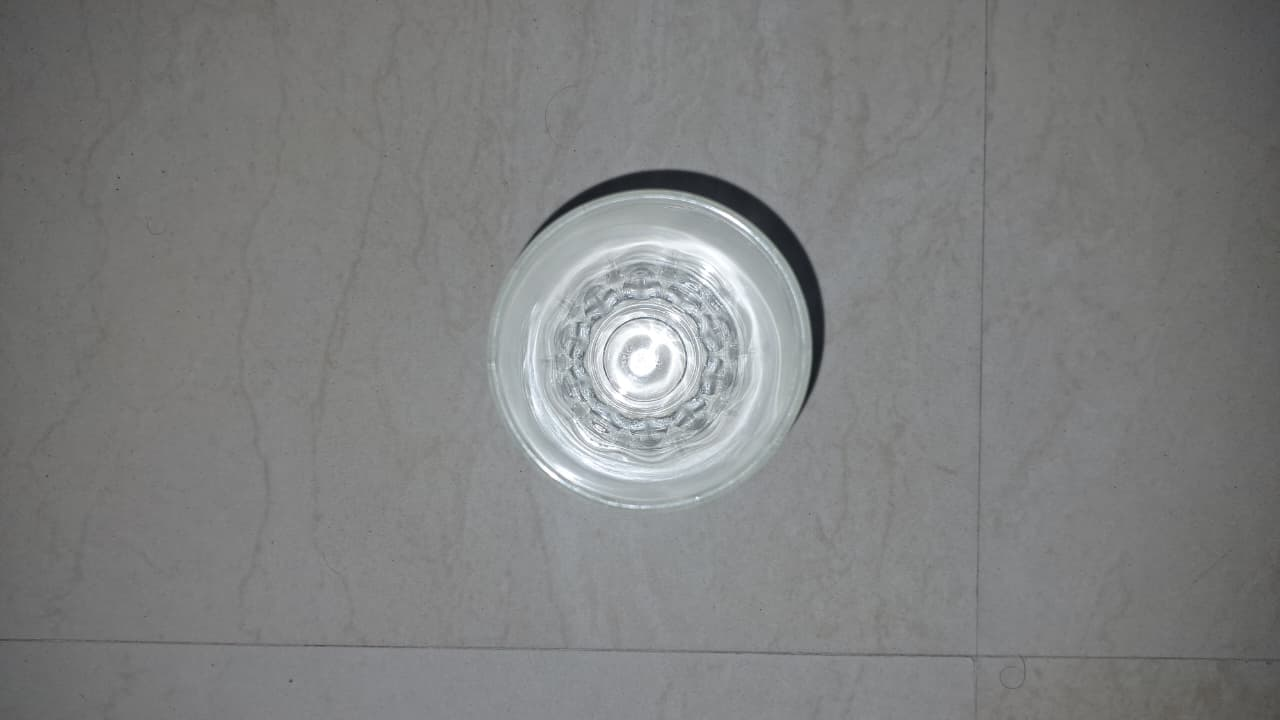
#> input picture ai-engine/calibration/zoom_0_5/empty_glass.jpg.jpeg, 1280 x 720 px
$ python -i train_spmilk_feature_experiments.py   (imports and definitions only)   (older library calls are emulated)
#> lines starting #> are read from the running program, lines starting #| are printed output that depends on the picture

from pathlib import Path
import json
import warnings

import cv2
import joblib
import numpy as np
import pandas as pd

from skimage.feature import hog, local_binary_pattern
from skimage.measure import shannon_entropy

from sklearn.pipeline import make_pipeline
from sklearn.preprocessing import StandardScaler
from sklearn.svm import LinearSVC
from sklearn.metrics import (
    accuracy_score,
    balanced_accuracy_score,
    classification_report,
    confusion_matrix
)

# [1 line not run here, left out]

HERE = Path(__file__).resolve().parent

MANIFEST = HERE / "analysis_output" / "spmilk_master_manifest.csv"
OUTPUT = HERE / "models" / "sp_milk_feature_experiments"

IMAGE_SIZE = (128, 128)

# Manifest: 0 = UNADULTERATED, 1 = ADULTERATED
LABEL_NAMES = ["UNADULTERATED", "ADULTERATED"]

PAIRS = {
    "HOG": 8100,
    "INTENSITY": None,
    "LBP": None,
    "COMBINED": None
}


def intensity_features(image):
    img = image.astype(np.float32)

    return np.array([
        np.mean(img),
        np.std(img),
        np.percentile(img, 10),
        np.percentile(img, 25),
        np.percentile(img, 50),
        np.percentile(img, 75),
        np.percentile(img, 90),
        np.max(img) - np.min(img),
        shannon_entropy(image),
        cv2.Laplacian(image, cv2.CV_64F).var()
    ], dtype=np.float32)


def lbp_features(image):
    lbp = local_binary_pattern(
        image, P=8, R=1, method="uniform"
    )

    hist, _ = np.histogram(
        lbp.ravel(),
        bins=np.arange(0, 12),
        density=True
    )

    return hist.astype(np.float32)


def extract_all_features(path):
    image = cv2.imread(str(path), cv2.IMREAD_GRAYSCALE)
#> image: shape (720, 1280); min 25, max 255, mean 127.6

    if image is None:
        raise ValueError(f"Cannot read image: {path}")

    image = cv2.resize(
        image,
        IMAGE_SIZE,
        interpolation=cv2.INTER_AREA
    )
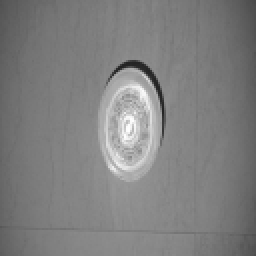
#> image: shape (128, 128) (shown 2 times larger); min 33, max 254, mean 127.6

    hog_feature = hog(
        image,
        orientations=9,
        pixels_per_cell=(8, 8),
        cells_per_block=(2, 2),
        block_norm="L2-Hys",
        transform_sqrt=True,
        feature_vector=True
    ).astype(np.float32)
#> hog_feature = 8100 values, max 0.663 at index 1968, min 0 at index 14, mean 0.134

    intensity = intensity_features(image)
#> intensity = [127.6, 23.29, 104, 117, 127, 134, 144, 221, 6.14, 306.5]
    lbp = lbp_features(image)
#> in lbp_features, `lbp = local_binary_pattern( image, P=8, R=1, method="uniform" )`:
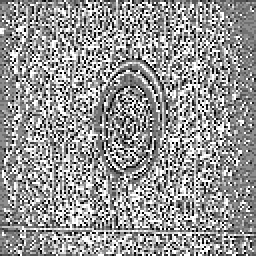
#> lbp: shape (128, 128) float64 (shown 2 times larger); min 0, max 9, mean 5.31; drawn with min black and max white
#> in lbp_features, `hist, _ = np.histogram( lbp.ravel(), bins=np.arange(0, 12), density=Tr..`: hist = [0.0447, 0.0821, 0.0361, 0.0953, 0.135, 0.152, 0.0667, 0.0989, 0.124, 0.164, 0]
#> lbp has the same summary as hist in lbp_features

    return {
        "HOG": hog_feature,
        "INTENSITY": intensity,
        "LBP": lbp,
        "COMBINED": np.concatenate([
            hog_feature, intensity, lbp
        ])
    }


# [169 lines left out: function main, not called in this run]


# [2 lines not run here, left out]

>>> result = extract_all_features('calibration/zoom_0_5/empty_glass.jpg.jpeg')
#> result = 4 items
